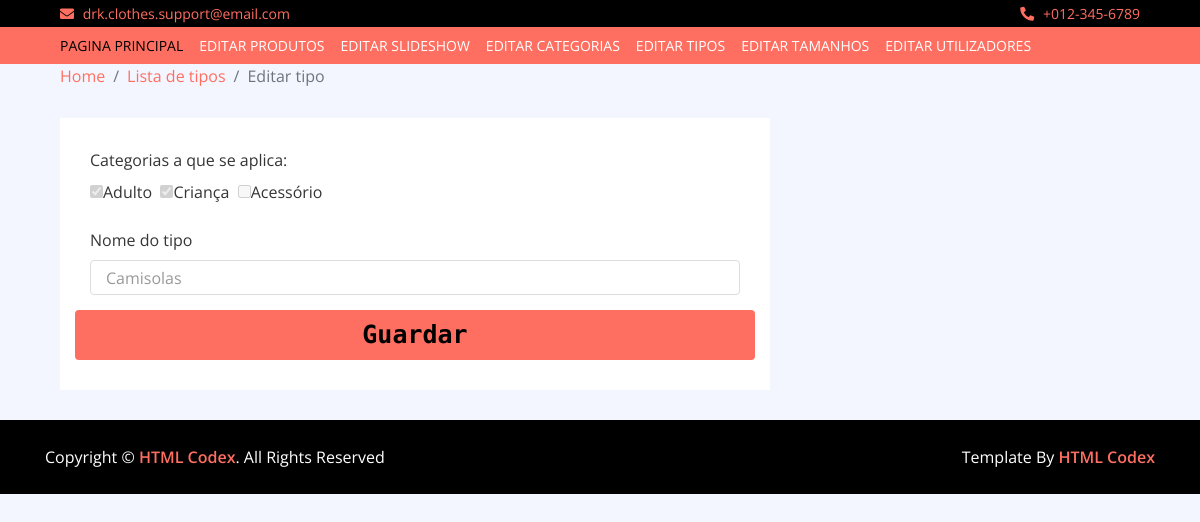
Screenshot of /admin/edit-type.php?id=3 with the database file from the repository.
### tables this page shows
CREATE TABLE `categorias`  (
  `categoriaId` int NOT NULL AUTO_INCREMENT,
  `categoriaNome` varchar(45) NOT NULL,
  PRIMARY KEY (`categoriaId`) USING BTREE
);

CREATE TABLE `tipos`  (
  `tipoId` int NOT NULL AUTO_INCREMENT,
  `tipoNome` varchar(45) NOT NULL,
  PRIMARY KEY (`tipoId`) USING BTREE
);

### admin/edit-type.php (the view, shortened to what this page needs)
<?php
include_once ("includes/body.inc.php");
$idT=intval($_GET['id']);
$sql="Select * from tipos where tipoId=".$idT;
$result=mysqli_query($con,$sql);
$dadosT=mysqli_fetch_array($result);
$sql="Select * from categorias";
$categorias=mysqli_query($con,$sql);
$sql="Select * from tipoCategorias where tipoCategoriaTipoId=".$idT;
$categoriasT=mysqli_query($con,$sql);
?>
<div class="breadcrumb-wrap">
    <div class="container-fluid">
        <ul class="breadcrumb">
            <li class="breadcrumb-item"><a href="index.php">Home</a></li>
            <li class="breadcrumb-item active"><a href="type-list.php">Lista de tipos</a></li>
            <li class="breadcrumb-item active">Editar tipo</li>
        </ul>
    </div>
</div>
<form action="confirm-edit-type.php" method="post" enctype="multipart/form-data">
    <div class="checkout">
        <div class="container-fluid">
            <div class="row">
                <div class="col-lg-8">
                    <div class="checkout-inner">
                        <div class="billing-address">
                            <div class="row">
                                <div class="col-md-12">
                                    <label>Categorias a que se aplica:</label><br>
                                    <?php
                                    $i=0;
                                    while ($dados=mysqli_fetch_array($categorias)){
                                        $select = "";
                                        while ($dt=mysqli_fetch_array($categoriasT)){
                                            if ($dt['tipoCategoriaCategoriaId'] == $dados['categoriaId']) {
                                                $select = "checked";
                                                break;
                                            }
                                        }
                                        $i++;
                                        echo  "<input $select disabled='true' type='checkbox' id=\"id".$i."\" name=\"categ".$i."\" value=\"".$dados['categoriaId']."\">".$dados['categoriaNome']."</option>&nbsp&nbsp";
                                        mysqli_data_seek($categoriasT, 0);
                                    }
                                    ?>
                                    <br>
                                    <br>
                                </div>
                                <div class="col-md-12">
                                    <label>Nome do tipo</label>
                                    <input class="form-control" name="nomeTipo" type="text" value="<?php echo $dadosT['tipoNome']?>">
                                </div>
                                <div class="checkout-payment">
                                    <div class="checkout-btn">
                                        <button type="submit">Guardar</button>
                                    </div>
                                </div>
                            </div>
                        </div>
                    </div>
                </div>
            </div>
        </div>
    </div>
</form>

### admin/css/style.css (style rules this page uses)
body { color: #353535; font-family: 'Open Sans', sans-serif; font-weight: 400; background: #f3f6ff; }
a { color: #FF6F61; }
@media (min-width: 992px) { .container-fluid { padding-right: 60px; padding-left: 60px; } }
.form-control, .custom-select { width: 100%; height: 35px; padding: 0 15px; color: #999999; border: 1px solid #dddddd; margin-bottom: 15px }
.breadcrumb-wrap { position: relative; width: 100%; }
.breadcrumb-wrap .breadcrumb { margin: 0; padding: 0; background: transparent; }
.checkout { position: relative; padding-top: 30px; }
.checkout .checkout-inner { margin-bottom: 30px; padding: 30px; background: #ffffff; }
.checkout .billing-address, .checkout .shipping-address { position: relative; width: 100%; }
.checkout .checkout-summary, .checkout .checkout-payment { position: relative; width: 100%; }
.checkout .checkout-payment .checkout-btn button { width: 100%; height: 50px; padding: 2px 10px; font-family: 'Source Code Pro', monospace; font-weight: 700; font-size: 25px; text-align: center; color: #000000; background: #FF6F61; border: none; border-radius: 4px; transition: all .3s; }

### rows the page displays
categorias: categoriaNome "Adulto"
categorias: categoriaNome "Criança"
categorias: categoriaNome "Acessório"
tipos: nomeTipo "Camisolas"
